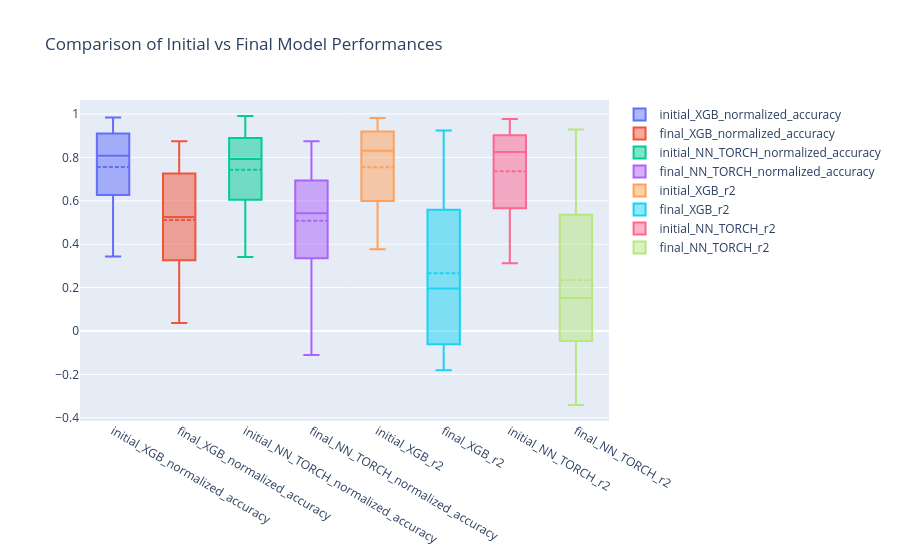

Notebook cell for this chart:
### Code cell
# get box plots comparing initial and final model performances
fig = go.Figure()
fig.add_trace(go.Box(y=final_table['initial_XGB_normalized_accuracy'], name='initial_XGB_normalized_accuracy', boxmean=True))
fig.add_trace(go.Box(y=final_table['final_XGB_normalized_accuracy'], name='final_XGB_normalized_accuracy', boxmean=True))
fig.add_trace(go.Box(y=final_table['initial_NN_TORCH_normalized_accuracy'], name = 'initial_NN_TORCH_normalized_accuracy', boxmean=True))
fig.add_trace(go.Box(y=final_table['final_NN_TORCH_normalized_accuracy'], name = 'final_NN_TORCH_normalized_accuracy', boxmean=True))

fig.add_trace(go.Box(y=final_table['initial_XGB_r2'], name='initial_XGB_r2', boxmean=True))
fig.add_trace(go.Box(y=final_table['final_XGB_r2'], name='final_XGB_r2', boxmean=True))
fig.add_trace(go.Box(y=final_table['initial_NN_TORCH_r2'], name = 'initial_NN_TORCH_r2', boxmean=True))
fig.add_trace(go.Box(y=final_table['final_NN_TORCH_r2'], name = 'final_NN_TORCH_r2', boxmean=True))

fig.update_layout(title='Comparison of Initial vs Final Model Performances')
fig.show()

### Figure 1 — Plotly figure (JSON) as saved in the notebook; plotly's stock layout.template omitted (floating-point values rounded to 4 significant figures)
{"data": [{"boxmean": true, "name": "initial_XGB_normalized_accuracy", "type": "box", "y": [NaN, 0.8844, 0.9769, NaN, 0.9845, 0.7846, 0.714, 0.5488, 0.44, 0.9107, 0.8677, NaN, 0.4733, 0.6429, 0.9098, 0.5325, 0.828, NaN, 0.3436, 0.5289, NaN, 0.8719, 0.8361, NaN, 0.4544, 0.9441, NaN, 0.5894, 0.5218, 0.7563, 0.9616, 0.7738, 0.6656, NaN, 0.8655, 0.8861, 0.7929, NaN, 0.9222, 0.7161, NaN, NaN, 0.9675, 0.8402, 0.9498, 0.6623, NaN, 0.9384, 0.8227, NaN, 0.6271]}, {"boxmean": true, "name": "final_XGB_normalized_accuracy", "type": "box", "y": [NaN, NaN, NaN, NaN, 0.875, 0.7737, 0.6037, 0.2593, NaN, 0.5426, NaN, NaN, 0.3333, 0.1803, 0.5872, NaN, NaN, NaN, 0.184, 0.5094, NaN, 0.3196, NaN, NaN, 0.4286, 0.7353, NaN, 0.4636, 0.03704, 0.8358, NaN, 0.1429, NaN, NaN, 0.8571, 0.625, 0.7168, NaN, NaN, NaN, NaN, NaN, NaN, 0.875, 0.3742, 0.3491, NaN, NaN, 0.6607, NaN, NaN]}, {"boxmean": true, "name": "initial_NN_TORCH_normalized_accuracy", "type": "box", "y": [NaN, 0.8891, 0.9907, NaN, 0.9846, 0.7917, 0.6947, 0.524, 0.4667, 0.8373, 0.8663, NaN, 0.44, 0.6376, 0.8942, 0.5238, 0.828, NaN, 0.3406, 0.6044, NaN, 0.8696, 0.8639, NaN, 0.4308, 0.9441, NaN, 0.5863, 0.4803, 0.764, 0.9616, 0.7768, 0.5328, NaN, 0.8499, 0.8861, 0.7783, NaN, 0.9019, 0.6278, NaN, NaN, 0.9575, 0.8402, 0.9028, 0.6137, NaN, 0.9374, 0.7931, NaN, 0.6295]}, {"boxmean": true, "name": "final_NN_TORCH_normalized_accuracy", "type": "box", "y": [NaN, NaN, NaN, NaN, 0.5, 0.7763, 0.6129, 0.2593, NaN, 0.5851, NaN, NaN, 0.4359, 0.377, 0.5975, NaN, NaN, NaN, 0.198, 0.6226, NaN, 0.2784, NaN, NaN, 0.4286, 0.7353, NaN, 0.4834, -0.1111, 0.8358, NaN, 0.1429, NaN, NaN, 0.8571, 0.625, 0.7699, NaN, NaN, NaN, NaN, NaN, NaN, 0.875, 0.3781, 0.2925, NaN, NaN, 0.6518, NaN, NaN]}, {"boxmean": true, "name": "initial_XGB_r2", "type": "box", "y": [0.9506, NaN, NaN, 0.8307, NaN, NaN, NaN, NaN, NaN, NaN, NaN, 0.8671, NaN, NaN, NaN, NaN, NaN, 0.9816, NaN, NaN, 0.3763, NaN, NaN, 0.8061, NaN, NaN, 0.8468, NaN, NaN, NaN, NaN, NaN, NaN, 0.9255, NaN, NaN, NaN, 0.6443, NaN, NaN, 0.7472, 0.4655, NaN, NaN, NaN, NaN, 0.9177, NaN, NaN, 0.4496, NaN]}, {"boxmean": true, "name": "final_XGB_r2", "type": "box", "y": [0.9238, NaN, NaN, -0.1804, NaN, NaN, NaN, NaN, NaN, NaN, NaN, NaN, NaN, NaN, NaN, NaN, NaN, -0.04864, NaN, NaN, 0.5038, NaN, NaN, 0.6145, NaN, NaN, NaN, NaN, NaN, NaN, NaN, NaN, NaN, 0.3213, NaN, NaN, NaN, NaN, NaN, NaN, -0.07448, NaN, NaN, NaN, NaN, NaN, NaN, NaN, NaN, 0.0706, NaN]}, {"boxmean": true, "name": "initial_NN_TORCH_r2", "type": "box", "y": [0.948, NaN, NaN, 0.8361, NaN, NaN, NaN, NaN, NaN, NaN, NaN, 0.8848, NaN, NaN, NaN, NaN, NaN, 0.977, NaN, NaN, 0.3122, NaN, NaN, 0.8036, NaN, NaN, 0.825, NaN, NaN, NaN, NaN, NaN, NaN, 0.9115, NaN, NaN, NaN, 0.5797, NaN, NaN, 0.7482, 0.5245, NaN, NaN, NaN, NaN, 0.8986, NaN, NaN, 0.3203, NaN]}, {"boxmean": true, "name": "final_NN_TORCH_r2", "type": "box", "y": [0.9284, NaN, NaN, -0.06458, NaN, NaN, NaN, NaN, NaN, NaN, NaN, NaN, NaN, NaN, NaN, NaN, NaN, -0.0267, NaN, NaN, 0.4619, NaN, NaN, 0.6109, NaN, NaN, NaN, NaN, NaN, NaN, NaN, NaN, NaN, 0.2605, NaN, NaN, NaN, NaN, NaN, NaN, -0.3409, NaN, NaN, NaN, NaN, NaN, NaN, NaN, NaN, 0.04339, NaN]}], "layout": {"title": {"text": "Comparison of Initial vs Final Model Performances"}}}
